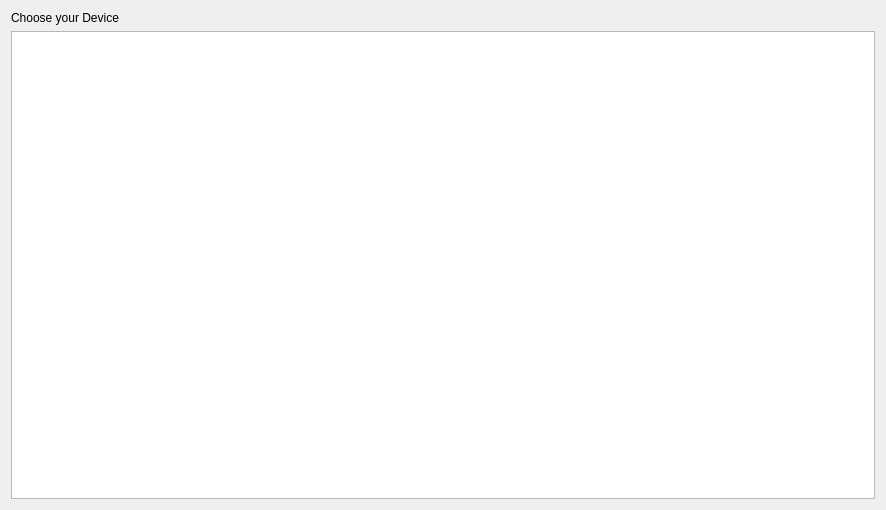
<?xml version="1.0" encoding="UTF-8"?>
<ui version="4.0">
 <class>DeviceChooser</class>
 <widget class="QWidget" name="DeviceChooser">
  <property name="geometry">
   <rect>
    <x>0</x>
    <y>0</y>
    <width>886</width>
    <height>510</height>
   </rect>
  </property>
  <property name="windowTitle">
   <string>Discovered Devices</string>
  </property>
  <property name="windowIcon">
   <iconset resource="resources.qrc">
    <normaloff>:/assets/icon.png</normaloff>:/assets/icon.png</iconset>
  </property>
  <layout class="QGridLayout" name="gridLayout">
   <item row="0" column="0">
    <layout class="QVBoxLayout" name="verticalLayout">
     <item>
      <widget class="QLabel" name="chooseDeviceLabel">
       <property name="text">
        <string>Choose your Device</string>
       </property>
      </widget>
     </item>
     <item>
      <widget class="QTableWidget" name="tableWidget"/>
     </item>
    </layout>
   </item>
  </layout>
 </widget>
 <resources>
  <include location="resources.qrc"/>
 </resources>
 <connections/>
</ui>
